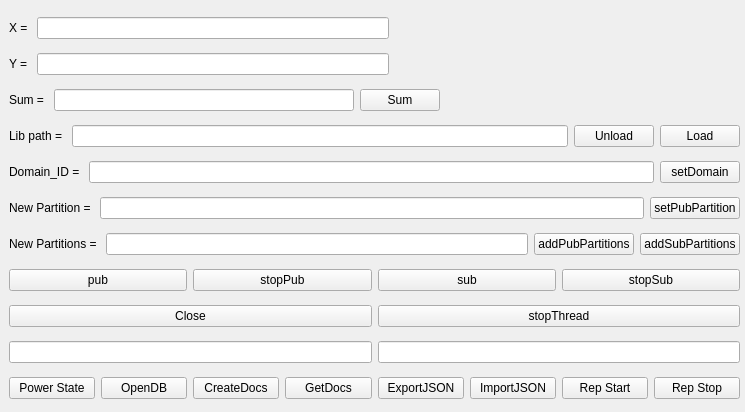
<?xml version="1.0" encoding="UTF-8"?>
<ui version="4.0">
 <class>Widget</class>
 <widget class="QWidget" name="Widget">
  <property name="geometry">
   <rect>
    <x>0</x>
    <y>0</y>
    <width>745</width>
    <height>412</height>
   </rect>
  </property>
  <property name="windowTitle">
   <string>Widget</string>
  </property>
  <widget class="QWidget" name="layoutWidget">
   <property name="geometry">
    <rect>
     <x>9</x>
     <y>9</y>
     <width>731</width>
     <height>400</height>
    </rect>
   </property>
   <layout class="QGridLayout" name="gridLayout">
    <item row="0" column="0">
     <layout class="QHBoxLayout" name="horizontalLayout_3">
      <item>
       <widget class="QLabel" name="label">
        <property name="text">
         <string>X = </string>
        </property>
       </widget>
      </item>
      <item>
       <widget class="QLineEdit" name="leX"/>
      </item>
      <item>
       <spacer name="horizontalSpacer">
        <property name="orientation">
         <enum>Qt::Horizontal</enum>
        </property>
        <property name="sizeHint" stdset="0">
         <size>
          <width>80</width>
          <height>20</height>
         </size>
        </property>
       </spacer>
      </item>
     </layout>
    </item>
    <item row="1" column="0">
     <layout class="QHBoxLayout" name="horizontalLayout_4">
      <item>
       <widget class="QLabel" name="label_2">
        <property name="text">
         <string>Y = </string>
        </property>
       </widget>
      </item>
      <item>
       <widget class="QLineEdit" name="leY"/>
      </item>
      <item>
       <spacer name="horizontalSpacer_2">
        <property name="orientation">
         <enum>Qt::Horizontal</enum>
        </property>
        <property name="sizeHint" stdset="0">
         <size>
          <width>80</width>
          <height>20</height>
         </size>
        </property>
       </spacer>
      </item>
     </layout>
    </item>
    <item row="2" column="0">
     <layout class="QHBoxLayout" name="horizontalLayout_5">
      <item>
       <widget class="QLabel" name="label_3">
        <property name="text">
         <string>Sum = </string>
        </property>
       </widget>
      </item>
      <item>
       <widget class="QLineEdit" name="leSum">
        <property name="readOnly">
         <bool>true</bool>
        </property>
       </widget>
      </item>
      <item>
       <widget class="QPushButton" name="btnSum">
        <property name="text">
         <string>Sum</string>
        </property>
       </widget>
      </item>
      <item>
       <spacer name="horizontalSpacer_3">
        <property name="orientation">
         <enum>Qt::Horizontal</enum>
        </property>
        <property name="sizeHint" stdset="0">
         <size>
          <width>40</width>
          <height>20</height>
         </size>
        </property>
       </spacer>
      </item>
     </layout>
    </item>
    <item row="3" column="0">
     <layout class="QHBoxLayout" name="horizontalLayout_8">
      <item>
       <widget class="QLabel" name="label_6">
        <property name="text">
         <string>Lib path = </string>
        </property>
       </widget>
      </item>
      <item>
       <widget class="QLineEdit" name="leLib"/>
      </item>
      <item>
       <widget class="QPushButton" name="btnUnload">
        <property name="text">
         <string>Unload</string>
        </property>
       </widget>
      </item>
      <item>
       <widget class="QPushButton" name="btnLoad">
        <property name="text">
         <string>Load</string>
        </property>
       </widget>
      </item>
     </layout>
    </item>
    <item row="4" column="0">
     <layout class="QHBoxLayout" name="horizontalLayout_6">
      <item>
       <widget class="QLabel" name="label_4">
        <property name="text">
         <string>Domain_ID = </string>
        </property>
       </widget>
      </item>
      <item>
       <widget class="QLineEdit" name="leDomainID"/>
      </item>
      <item>
       <widget class="QPushButton" name="btnSetDomain">
        <property name="text">
         <string>setDomain</string>
        </property>
       </widget>
      </item>
     </layout>
    </item>
    <item row="5" column="0">
     <layout class="QHBoxLayout" name="horizontalLayout_7">
      <item>
       <widget class="QLabel" name="label_5">
        <property name="text">
         <string>New Partition = </string>
        </property>
       </widget>
      </item>
      <item>
       <widget class="QLineEdit" name="lePartition"/>
      </item>
      <item>
       <widget class="QPushButton" name="btnSetPartition">
        <property name="text">
         <string>setPubPartition</string>
        </property>
       </widget>
      </item>
     </layout>
    </item>
    <item row="6" column="0">
     <layout class="QHBoxLayout" name="horizontalLayout_9">
      <item>
       <widget class="QLabel" name="label_7">
        <property name="text">
         <string>New Partitions = </string>
        </property>
       </widget>
      </item>
      <item>
       <widget class="QLineEdit" name="lePartitions"/>
      </item>
      <item>
       <widget class="QPushButton" name="btnAddPubPartitions">
        <property name="text">
         <string>addPubPartitions</string>
        </property>
       </widget>
      </item>
      <item>
       <widget class="QPushButton" name="btnAddSubPartitions">
        <property name="text">
         <string>addSubPartitions</string>
        </property>
       </widget>
      </item>
     </layout>
    </item>
    <item row="7" column="0">
     <layout class="QHBoxLayout" name="horizontalLayout_2">
      <item>
       <widget class="QPushButton" name="btnPub">
        <property name="text">
         <string>pub</string>
        </property>
       </widget>
      </item>
      <item>
       <widget class="QPushButton" name="btnStopPub">
        <property name="text">
         <string>stopPub</string>
        </property>
       </widget>
      </item>
      <item>
       <widget class="QPushButton" name="btnSub">
        <property name="text">
         <string>sub</string>
        </property>
       </widget>
      </item>
      <item>
       <widget class="QPushButton" name="btnStopSub">
        <property name="text">
         <string>stopSub</string>
        </property>
       </widget>
      </item>
     </layout>
    </item>
    <item row="8" column="0">
     <layout class="QHBoxLayout" name="horizontalLayout">
      <item>
       <widget class="QPushButton" name="btnClose">
        <property name="text">
         <string>Close</string>
        </property>
       </widget>
      </item>
      <item>
       <widget class="QPushButton" name="btnStopThread">
        <property name="text">
         <string>stopThread</string>
        </property>
       </widget>
      </item>
     </layout>
    </item>
    <item row="9" column="0">
     <layout class="QHBoxLayout" name="horizontalLayout_10">
      <item>
       <widget class="QLineEdit" name="lineEdit"/>
      </item>
      <item>
       <widget class="QLineEdit" name="lineEdit_2"/>
      </item>
     </layout>
    </item>
    <item row="10" column="0">
     <layout class="QHBoxLayout" name="horizontalLayout_11">
      <item>
       <widget class="QPushButton" name="btnBatterystatus">
        <property name="text">
         <string>Power State</string>
        </property>
       </widget>
      </item>
      <item>
       <widget class="QPushButton" name="pushButton">
        <property name="text">
         <string>OpenDB</string>
        </property>
       </widget>
      </item>
      <item>
       <widget class="QPushButton" name="pushButton_3">
        <property name="text">
         <string>CreateDocs</string>
        </property>
       </widget>
      </item>
      <item>
       <widget class="QPushButton" name="pushButton_4">
        <property name="text">
         <string>GetDocs</string>
        </property>
       </widget>
      </item>
      <item>
       <widget class="QPushButton" name="pushButton_5">
        <property name="text">
         <string>ExportJSON</string>
        </property>
       </widget>
      </item>
      <item>
       <widget class="QPushButton" name="pushButton_2">
        <property name="text">
         <string>ImportJSON</string>
        </property>
       </widget>
      </item>
      <item>
       <widget class="QPushButton" name="btnRepStart">
        <property name="text">
         <string>Rep Start</string>
        </property>
       </widget>
      </item>
      <item>
       <widget class="QPushButton" name="btnRepStop">
        <property name="text">
         <string>Rep Stop</string>
        </property>
       </widget>
      </item>
     </layout>
    </item>
   </layout>
  </widget>
 </widget>
 <resources/>
 <connections/>
</ui>
